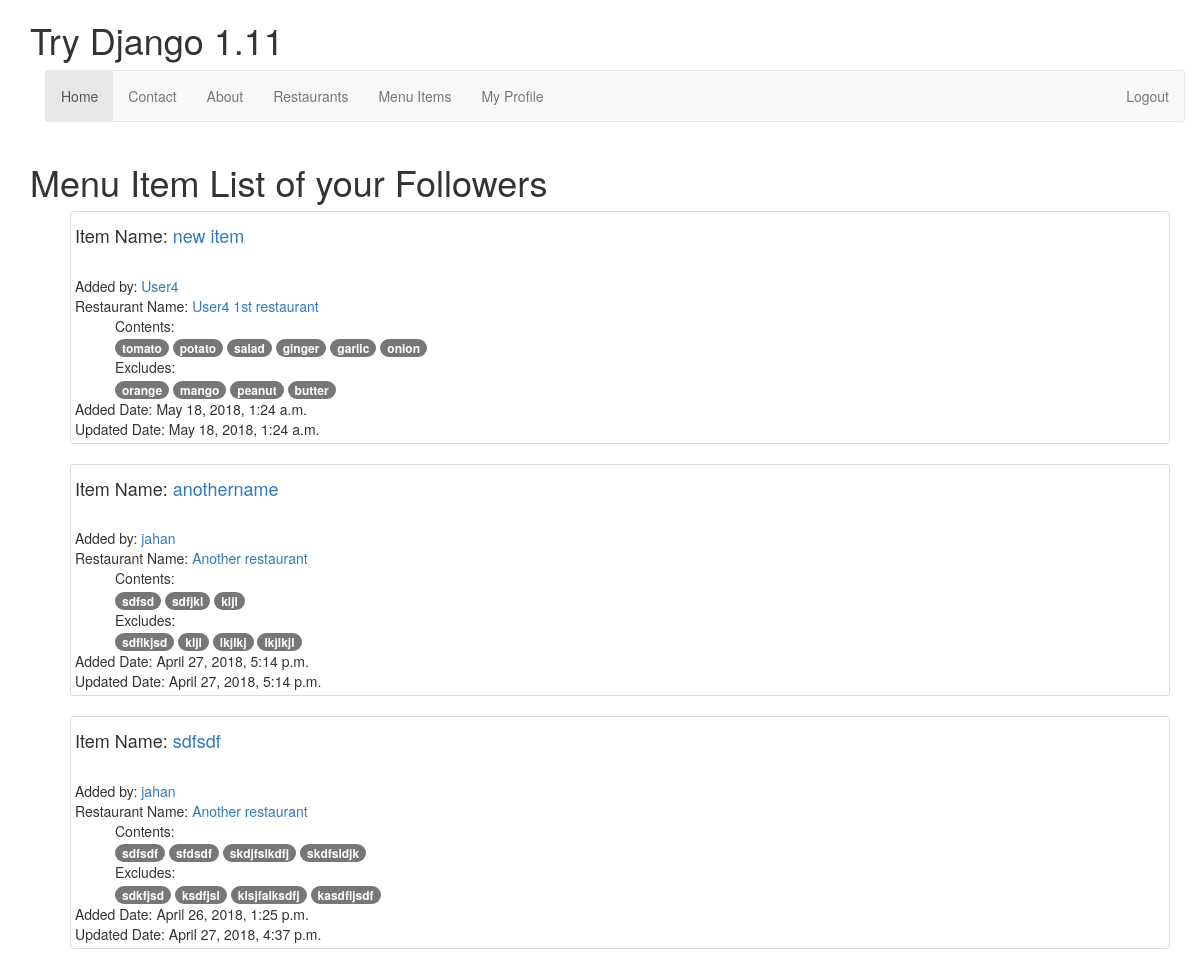
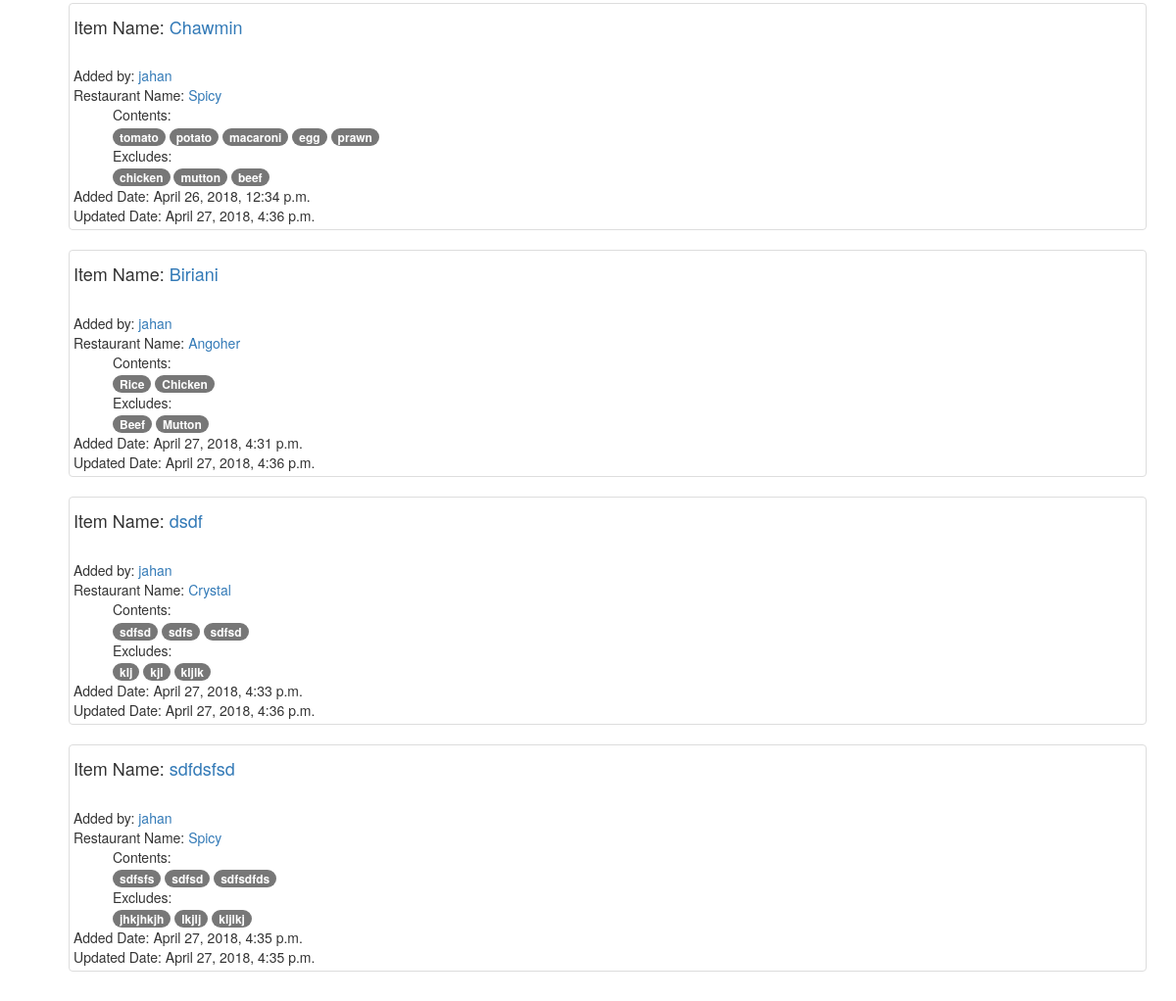
Page / (signed in) on the committed database (2 pictures, top to bottom).
### menuItems/models.py (models this page shows, shortened)
class MenuItem(models.Model):
    user        = models.ForeignKey(settings.AUTH_USER_MODEL)
    restaurant  = models.ForeignKey(Restaurant)
    name        = models.CharField(max_length=120)
    contents    = models.TextField(help_text='Separate each item by comma')
    excludes    = models.TextField(blank=True, null=True, help_text='Separate each item by comma')
    public      = models.BooleanField(default=True)
    timestamp   = models.DateTimeField(auto_now_add=True)
    updated     = models.DateTimeField(auto_now=True)
    slug        = models.SlugField(null=True, blank=True)
    def __str__(self):
        return self.name
    class Meta:
        ordering = ['-updated', '-timestamp']
    def get_contents(self):
        return self.contents.split(",")
    def get_excludes(self):
        return self.excludes.split(",")

### restaurants/models.py (models this page shows, shortened)
class Restaurant(models.Model):
    owner            = models.ForeignKey(User)
    name            = models.CharField(max_length=100)
    location        = models.CharField(max_length=255, null=True, blank=True)
    category        = models.CharField(max_length=255, null=True, blank=True, validators=[validate_caterogy])
    timestamp       = models.DateTimeField(auto_now_add=True)   # Saves automatically and does not allow to make changes
    updated         = models.DateTimeField(auto_now=True)       # Saves automatically and does not allow to make changes
    slug            = models.SlugField(null=True, blank=True)
    objects = RestaurantManager()
    def __str__(self):
        return self.name

### menuItems/views.py (the view)
# urls.py: url(r'^$', HomeView.as_view(), name='home'),
class HomeView(LoginRequiredMixin, View):
    def get(self, request, *args, **kwargs):
        if not request.user.is_authenticated():
            return render(request, "home.html", {})
        user = request.user
        following_user_ids = [x.id for x in user.profile.following.all()]
        qs = MenuItem.objects.filter(user__id__in=following_user_ids, public=True).order_by("-updated")
        return render(request, "menuItems/home-feed.html", {'qs': qs})

### templates/menuItems/home-feed.html (shortened to what this page needs)
{% extends 'base.html' %}
{% block content %}
<h1>Menu Item List of your Followers</h1>
<ul>
    {% for obj in qs %}
    <div class="row">
    <div class="col-sm-12">
        <div class="thumbnail">
        <h4>Item Name: <a href="{% url 'profiles:detail' username=obj.user %}?q={{ obj }}">{{ obj }}</a></h4>
        <br>Added by: <a href="{% url 'profiles:detail' username=obj.user %}?q={{ obj.user }}">{{ obj.user }}</a><br>
        Restaurant Name: <a href="{% url 'profiles:detail' username=obj.user %}?q={{ obj.restaurant }}">{{ obj.restaurant }}</a><br>
        {% if obj.contents %}
            <ul>
            Contents: <br>
                {% for content in obj.get_contents %}
                    <a href="{% url 'profiles:detail' username=obj.user %}?q={{ content }}"><span class="badge badge-default">{{ content }}</span></a>
                {% endfor %}
            </ul>
        {% endif %}
        {% if obj.excludes %}
            <ul>
            Excludes: <br>
                {% for exclude in obj.get_excludes %}
                    <span class="badge badge-default">{{ exclude }}</span>
                {% endfor %}
            </ul>
        {% endif %}
        Added Date: {{ obj.timestamp }}<br>
        Updated Date: {{ obj.updated }}
        </div>
    </div>
    </div>
    {% empty %}
        <li><a href="{% url 'menuItems:create' %}">Add a Menu Item</a></li>
    {% endfor %}
</ul>
{% endblock content %}

### rows in the picture
MenuItem: name "new item", user "User4", restaurant "User4 1st restaurant", get_contents "tomato" "potato" "salad" "ginger" "garlic" "onion", get_excludes "orange" "mango" "peanut" "butter", timestamp "May 18, 2018, 1:24 a.m.", updated "May 18, 2018, 1:24 a.m."
MenuItem: name "anothername", user "jahan", restaurant "Another restaurant", get_contents "sdfsd" "sdfjkl" "kljl", get_excludes "sdflkjsd" "kljl" "lkjlkj" "lkjlkjl", timestamp "April 27, 2018, 5:14 p.m.", updated "April 27, 2018, 5:14 p.m."
MenuItem: name "sdfsdf", user "jahan", restaurant "Another restaurant", get_contents "sdfsdf" "sfdsdf" "skdjfslkdfj" "skdfsldjk", get_excludes "sdkfjsd" "ksdfjsl" "klsjfalksdfj" "kasdfljsdf", timestamp "April 26, 2018, 1:25 p.m.", updated "April 27, 2018, 4:37 p.m."
MenuItem: name "Chawmin", user "jahan", restaurant "Spicy", get_contents "tomato" "potato" "macaroni" "egg" "prawn", get_excludes "chicken" "mutton" "beef", timestamp "April 26, 2018, 12:34 p.m.", updated "April 27, 2018, 4:36 p.m."
MenuItem: name "Biriani", user "jahan", restaurant "Angoher", get_contents "Rice" "Chicken", get_excludes "Beef" "Mutton", timestamp "April 27, 2018, 4:31 p.m.", updated "April 27, 2018, 4:36 p.m."
MenuItem: name "dsdf", user "jahan", restaurant "Crystal", get_contents "sdfsd" "sdfs" "sdfsd", get_excludes "klj" "kjl" "kljlk", timestamp "April 27, 2018, 4:33 p.m.", updated "April 27, 2018, 4:36 p.m."
MenuItem: name "sdfdsfsd", user "jahan", restaurant "Spicy", get_contents "sdfsfs" "sdfsd" "sdfsdfds", get_excludes "jhkjhkjh" "lkjlj" "kljlkj", timestamp "April 27, 2018, 4:35 p.m.", updated "April 27, 2018, 4:35 p.m."
